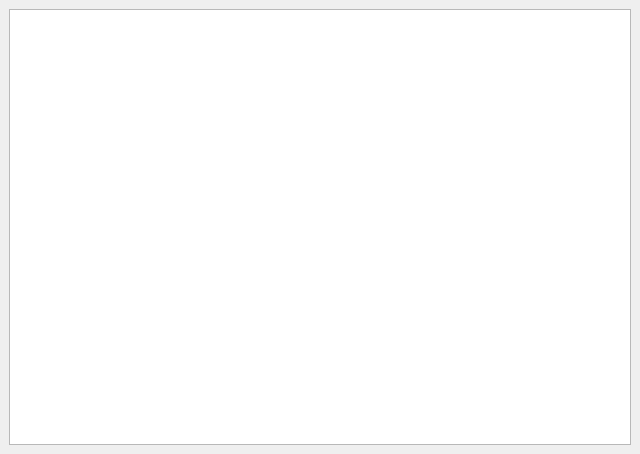
<?xml version="1.0" encoding="UTF-8"?>
<ui version="4.0">
 <class>MainWindow</class>
 <widget class="QMainWindow" name="MainWindow">
  <property name="geometry">
   <rect>
    <x>0</x>
    <y>0</y>
    <width>640</width>
    <height>454</height>
   </rect>
  </property>
  <property name="windowTitle">
   <string>MainWindow</string>
  </property>
  <widget class="QWidget" name="centralwidget">
   <layout class="QGridLayout" name="gridLayout">
    <item row="0" column="0">
     <widget class="QGraphicsView" name="graphicsView"/>
    </item>
   </layout>
  </widget>
 </widget>
 <resources/>
 <connections/>
</ui>
